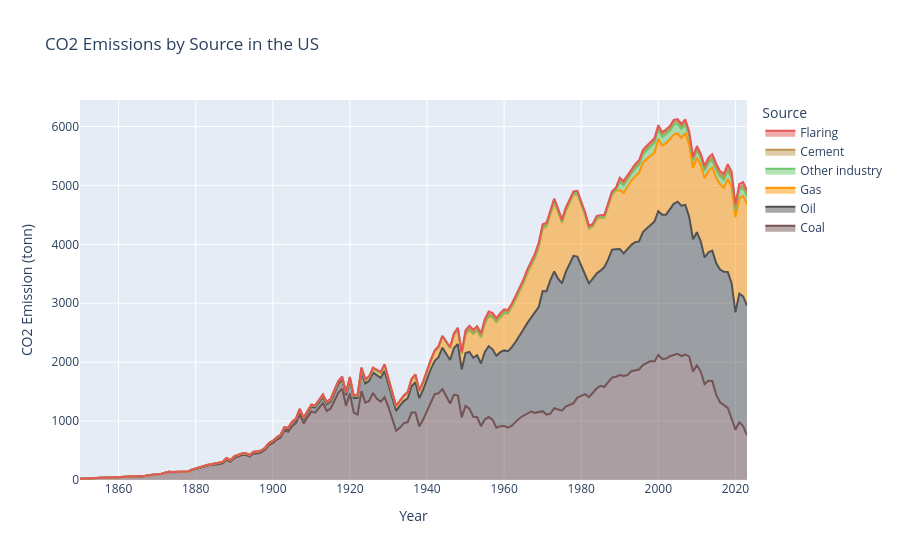

Write notebook code for a chart like this one.
### Code cell
order = ['coal', 'oil', 'gas', 'other industry', 'cement', 'flaring']

fig = px.area(
    us.iloc[50:-1],
    x='year',
    y=[
        'coal_co2',
        'oil_co2',
        'gas_co2',
        'other_industry_co2',
        'cement_co2',
        'flaring_co2'
    ],
    title='CO2 Emissions by Source in the US',
    labels={
        'value': 'CO2 Emission (tonn)',
        'variable': 'Source',
        'year': 'Year'
    },
    color_discrete_map={
        'coal_co2': "#735353",
        'oil_co2': "#525252",
        'gas_co2': "#FF9500",
        'other_industry_co2': "#6DC86D",
        'cement_co2': "#BC9753",
        'flaring_co2': '#E45756'
    }
)

fig.for_each_trace(lambda t: t.update(
    name=t.name.replace('_co2', '').replace('_', ' ').capitalize()
))

# Reverser legend-rekkefølgen visuelt
fig.update_layout(
    legend=dict(
        traceorder='reversed'
    )
)

fig.show()

### Figure 1 — Plotly figure (JSON) as saved in the notebook; plotly's stock layout.template omitted (floating-point values rounded to 4 significant figures; data arrays with more than 128 entries replaced by an {"elided": "..."} marker saying what was removed)
{"data": [{"fillpattern": {"shape": ""}, "hovertemplate": "Source=coal_co2<br>Year=%{x}<br>CO2 Emission (tonn)=%{y}<extra></extra>", "legendgroup": "coal_co2", "line": {"color": "#735353"}, "marker": {"symbol": "circle"}, "mode": "lines", "name": "Coal", "orientation": "v", "showlegend": true, "stackgroup": "1", "type": "scatter", "x": {"elided": "174 int values"}, "xaxis": "x", "y": {"elided": "174 float values"}, "yaxis": "y"}, {"fillpattern": {"shape": ""}, "hovertemplate": "Source=oil_co2<br>Year=%{x}<br>CO2 Emission (tonn)=%{y}<extra></extra>", "legendgroup": "oil_co2", "line": {"color": "#525252"}, "marker": {"symbol": "circle"}, "mode": "lines", "name": "Oil", "orientation": "v", "showlegend": true, "stackgroup": "1", "type": "scatter", "x": {"elided": "174 int values"}, "xaxis": "x", "y": {"elided": "174 float values"}, "yaxis": "y"}, {"fillpattern": {"shape": ""}, "hovertemplate": "Source=gas_co2<br>Year=%{x}<br>CO2 Emission (tonn)=%{y}<extra></extra>", "legendgroup": "gas_co2", "line": {"color": "#FF9500"}, "marker": {"symbol": "circle"}, "mode": "lines", "name": "Gas", "orientation": "v", "showlegend": true, "stackgroup": "1", "type": "scatter", "x": {"elided": "174 int values"}, "xaxis": "x", "y": {"elided": "174 float values"}, "yaxis": "y"}, {"fillpattern": {"shape": ""}, "hovertemplate": "Source=other_industry_co2<br>Year=%{x}<br>CO2 Emission (tonn)=%{y}<extra></extra>", "legendgroup": "other_industry_co2", "line": {"color": "#6DC86D"}, "marker": {"symbol": "circle"}, "mode": "lines", "name": "Other industry", "orientation": "v", "showlegend": true, "stackgroup": "1", "type": "scatter", "x": {"elided": "174 int values"}, "xaxis": "x", "y": {"elided": "174 float values"}, "yaxis": "y"}, {"fillpattern": {"shape": ""}, "hovertemplate": "Source=cement_co2<br>Year=%{x}<br>CO2 Emission (tonn)=%{y}<extra></extra>", "legendgroup": "cement_co2", "line": {"color": "#BC9753"}, "marker": {"symbol": "circle"}, "mode": "lines", "name": "Cement", "orientation": "v", "showlegend": true, "stackgroup": "1", "type": "scatter", "x": {"elided": "174 int values"}, "xaxis": "x", "y": {"elided": "174 float values"}, "yaxis": "y"}, {"fillpattern": {"shape": ""}, "hovertemplate": "Source=flaring_co2<br>Year=%{x}<br>CO2 Emission (tonn)=%{y}<extra></extra>", "legendgroup": "flaring_co2", "line": {"color": "#E45756"}, "marker": {"symbol": "circle"}, "mode": "lines", "name": "Flaring", "orientation": "v", "showlegend": true, "stackgroup": "1", "type": "scatter", "x": {"elided": "174 int values"}, "xaxis": "x", "y": {"elided": "174 float values"}, "yaxis": "y"}], "layout": {"legend": {"title": {"text": "Source"}, "tracegroupgap": 0, "traceorder": "reversed"}, "title": {"text": "CO2 Emissions by Source in the US"}, "xaxis": {"anchor": "y", "domain": [0, 1], "title": {"text": "Year"}}, "yaxis": {"anchor": "x", "domain": [0, 1], "title": {"text": "CO2 Emission (tonn)"}}}}
